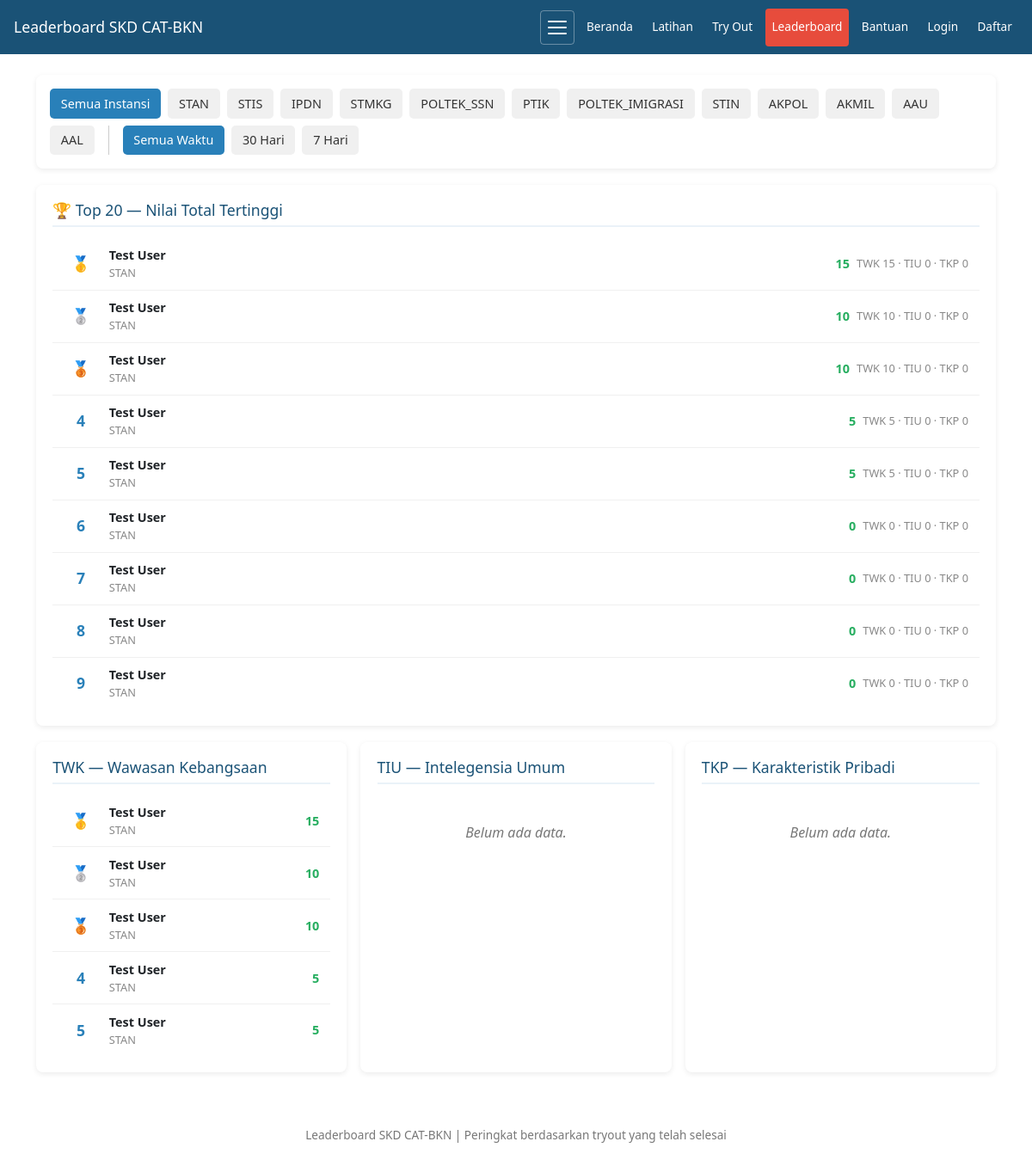
Before: /pages/leaderboard.php with the older database file.
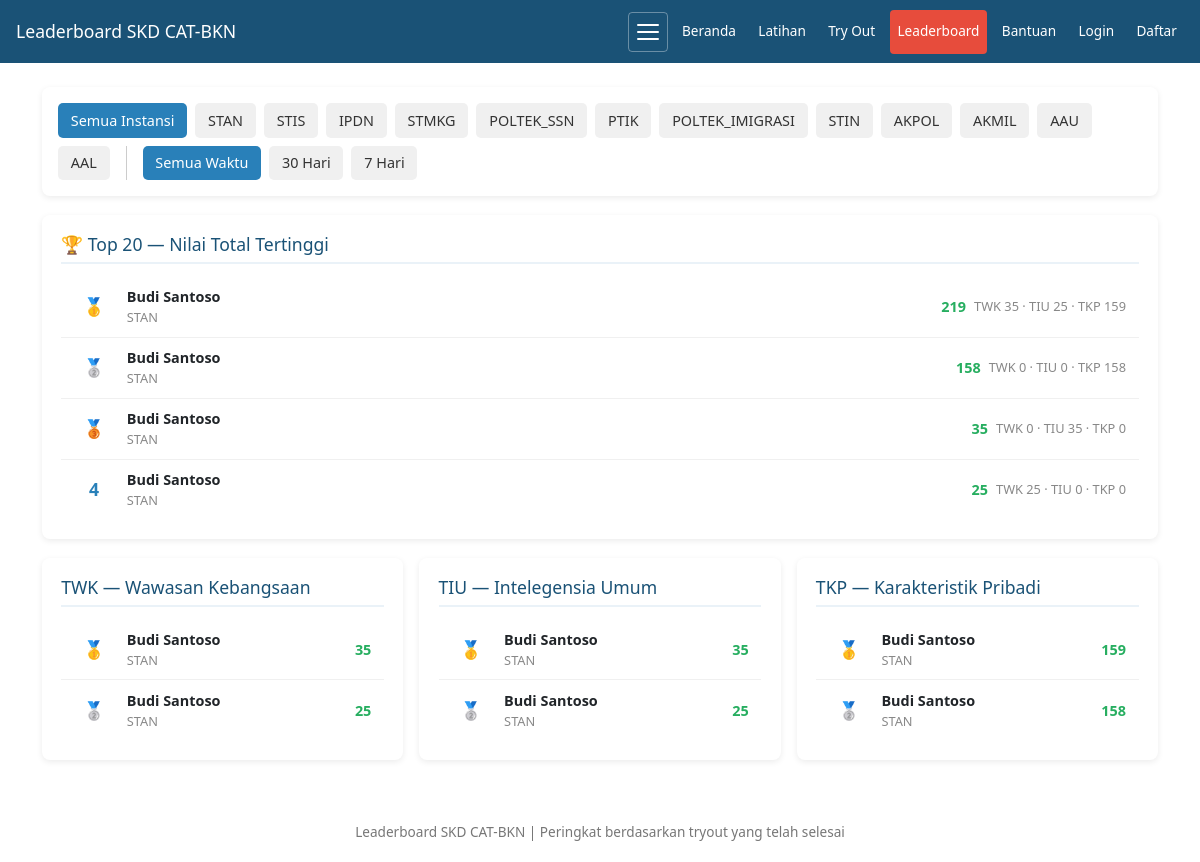
After: the same page with the newer database file.
### tables this page shows
CREATE TABLE `instansi` (
  `id` int(11) NOT NULL AUTO_INCREMENT,
  `kode` varchar(20) NOT NULL COMMENT 'Singkatan: STAN, STIS, IPDN, dll',
  `nama` varchar(100) NOT NULL COMMENT 'Nama lengkap instansi',
  `passing_twk` int(11) NOT NULL DEFAULT 65,
  `passing_tiu` int(11) NOT NULL DEFAULT 80,
  `passing_tkp` int(11) NOT NULL DEFAULT 126,
  `passing_total` int(11) NOT NULL DEFAULT 271,
  `deskripsi` text DEFAULT NULL COMMENT 'Info singkat instansi',
  `aktif` tinyint(1) DEFAULT 1,
  `urutan` int(11) DEFAULT 0,
  `created_at` timestamp NOT NULL DEFAULT current_timestamp(),
  PRIMARY KEY (`id`),
  UNIQUE KEY `unique_kode` (`kode`)
);

CREATE TABLE `tryout_sessions` (
  `id` int(11) NOT NULL AUTO_INCREMENT,
  `user_id` int(11) NOT NULL,
  `nama` varchar(100) NOT NULL,
  `durasi_tkp` int(11) DEFAULT 45,
  `durasi_tiu` int(11) DEFAULT 35,
  `durasi_twk` int(11) DEFAULT 30,
  `jumlah_tkp` int(11) DEFAULT 45,
  `jumlah_tiu` int(11) DEFAULT 35,
  `jumlah_twk` int(11) DEFAULT 30,
  `passing_tkp` int(11) DEFAULT 126,
  `passing_tiu` int(11) DEFAULT 80,
  `passing_twk` int(11) DEFAULT 65,
  `passing_total` int(11) DEFAULT 271,
  `waktu_mulai` datetime DEFAULT NULL,
  `waktu_selesai` datetime DEFAULT NULL,
  `nilai_tkp` int(11) DEFAULT 0,
  `nilai_tiu` int(11) DEFAULT 0,
  `nilai_twk` int(11) DEFAULT 0,
  `total_nilai` int(11) DEFAULT 0,
  `status` enum('berjalan','selesai','gagal') DEFAULT 'berjalan',
  `created_at` timestamp NOT NULL DEFAULT current_timestamp(),
  `strict_mode` tinyint(4) DEFAULT 0 COMMENT 'Strict mode: 1 = no back navigation, 0 = normal mode',
  `package_id` int(11) DEFAULT NULL COMMENT 'Reference to tryout_packages table',
  `pause_count` int(11) DEFAULT 0 COMMENT 'Number of times paused',
  `total_pause_seconds` int(11) DEFAULT 0 COMMENT 'Total paused time in seconds',
  `is_paused` tinyint(4) DEFAULT 0 COMMENT 'Currently paused: 1 = yes, 0 = no',
  `paused_at` timestamp NULL DEFAULT NULL COMMENT 'Timestamp when pause started',
  PRIMARY KEY (`id`),
  KEY `user_id` (`user_id`),
  KEY `package_id` (`package_id`),
  KEY `idx_tryout_sessions_user` (`user_id`),
  KEY `idx_tryout_sessions_status` (`status`),
  CONSTRAINT `tryout_sessions_ibfk_1` FOREIGN KEY (`user_id`) REFERENCES `users` (`id`) ON DELETE CASCADE,
  CONSTRAINT `tryout_sessions_ibfk_2` FOREIGN KEY (`package_id`) REFERENCES `tryout_packages` (`id`) ON DELETE SET NULL
);

CREATE TABLE `users` (
  `id` int(11) NOT NULL AUTO_INCREMENT,
  `nama` varchar(100) NOT NULL,
  `email` varchar(100) DEFAULT NULL COMMENT 'Email (deprecated, gunakan no_hp)',
  `instansi_pilihan` varchar(100) DEFAULT NULL,
  `created_at` timestamp NOT NULL DEFAULT current_timestamp(),
  `role` enum('admin','user') DEFAULT 'user',
  `status` enum('active','suspended','banned') DEFAULT 'active' COMMENT 'User account status',
  `suspended_at` timestamp NULL DEFAULT NULL COMMENT 'Timestamp when user was suspended',
  `suspended_reason` text DEFAULT NULL COMMENT 'Reason for suspension',
  `instansi_id` int(11) DEFAULT NULL,
  `password_hash` varchar(255) DEFAULT NULL,
  `failed_attempts` int(11) DEFAULT 0,
  `lockout_until` datetime DEFAULT NULL,
  `instansi` varchar(100) DEFAULT NULL,
  `no_hp` varchar(20) DEFAULT NULL COMMENT 'Nomor HP untuk login (08xx)',
  `sekolah_asal` varchar(100) DEFAULT NULL COMMENT 'Nama sekolah asal (SMA/SMK/MA)',
  `tahun_tamat` int(11) DEFAULT NULL COMMENT 'Tahun tamat sekolah',
  `foto_profil` varchar(255) DEFAULT NULL COMMENT 'Path to profile photo',
  `tanggal_lahir` date DEFAULT NULL COMMENT 'Tanggal lahir user',
  `jenis_kelamin` enum('L','P') DEFAULT NULL COMMENT 'Jenis kelamin: L=Laki-laki, P=Perempuan',
  `alamat` text DEFAULT NULL COMMENT 'Alamat lengkap user',
  `show_leaderboard` tinyint(1) DEFAULT 1 COMMENT 'Show profile in leaderboard: 1=show, 0=hide',
  `notification_preference` enum('push','browser','both','none') DEFAULT 'browser' COMMENT 'Preferensi notifikasi',
  `language` varchar(5) DEFAULT 'id' COMMENT 'Bahasa: id=en, en=english',
  `theme` varchar(10) DEFAULT 'light' COMMENT 'Tema: light/dark',
  `font_size` varchar(10) DEFAULT 'medium' COMMENT 'Ukuran font: small/medium/large',
  PRIMARY KEY (`id`),
  UNIQUE KEY `unique_no_hp` (`no_hp`),
  KEY `instansi_id` (`instansi_id`),
  KEY `idx_status` (`status`),
  CONSTRAINT `users_ibfk_1` FOREIGN KEY (`instansi_id`) REFERENCES `instansi` (`id`) ON DELETE SET NULL
);

### helpers.php (called while the page is built, shortened)
<?php
function e(string $text): string
{
    return htmlspecialchars($text, ENT_QUOTES, 'UTF-8');
}

### pages/leaderboard.php (the view, shortened to what this page needs)
<?php
require '../config.php';
require '../helpers.php';
$instansiList = $pdo->query("SELECT id, kode, nama FROM instansi WHERE aktif = 1 ORDER BY urutan, nama")->fetchAll();
$period = $_GET['period'] ?? 'all';
$instansiFilter = $_GET['instansi'] ?? '';
$where = "ts.status = 'selesai' AND (u.show_leaderboard = 1 OR u.show_leaderboard IS NULL)";
$params = [];
$sqlTotal = "
    SELECT
        u.id as user_id,
        u.nama, u.instansi,
        ts.total_nilai,
        ts.nilai_twk, ts.nilai_tiu, ts.nilai_tkp,
        ts.waktu_mulai
    FROM tryout_sessions ts
    JOIN users u ON ts.user_id = u.id
    WHERE $where
    ORDER BY ts.total_nilai DESC
    LIMIT 20
";
$totalStmt = $pdo->prepare($sqlTotal);
$totalStmt->execute($params);
$topTotal = $totalStmt->fetchAll();
$topSubtes = [];
foreach (['TWK','TIU','TKP'] as $s) {
    $col = "nilai_" . strtolower($s);
    $whereSubtes = "ts.status = 'selesai' AND ts.$col > 0 AND (u.show_leaderboard = 1 OR u.show_leaderboard IS NULL)";
    $paramsSubtes = [];
    $stmt = $pdo->prepare("
        SELECT u.nama, u.instansi, ts.$col as nilai, ts.waktu_mulai
        FROM tryout_sessions ts
        JOIN users u ON ts.user_id = u.id
        WHERE $whereSubtes
        ORDER BY ts.$col DESC
        LIMIT 10
    ");
    $stmt->execute($paramsSubtes);
    $topSubtes[$s] = $stmt->fetchAll();
}
?>
<!DOCTYPE html>
<html lang="id">
<head>
</head>
<body>
<?php $pageTitle = 'Leaderboard SKD CAT-BKN'; $activePage = 'leaderboard'; ?>
<?php require '../includes/navigation.php'; ?>
<div class="container" id="main-content">
<div class="filter-bar">
    <a href="?period=<?= $period ?>&instansi=" class="<?= !$instansiFilter?'active':'' ?>">Semua Instansi</a>
    <?php foreach ($instansiList as $i): ?>
    <a href="?period=<?= $period ?>&instansi=<?= $i['kode'] ?>" class="<?= $instansiFilter===$i['kode']?'active':'' ?>"><?= e($i['kode']) ?></a>
    <?php endforeach; ?>
    <a href="?period=all&instansi=<?= $instansiFilter ?>" class="<?= $period==='all'?'active':'' ?>">Semua Waktu</a>
    <a href="?period=month&instansi=<?= $instansiFilter ?>" class="<?= $period==='month'?'active':'' ?>">30 Hari</a>
    <a href="?period=week&instansi=<?= $instansiFilter ?>" class="<?= $period==='week'?'active':'' ?>">7 Hari</a>
</div>
<div class="section">
<h2>🏆 Top 20 — Nilai Total Tertinggi</h2>
<?php if (empty($topTotal)): ?>
<div class="empty">Belum ada data tryout yang selesai.</div>
<?php else: ?>
<?php foreach ($topTotal as $i => $r):
    $medal = '';
    if ($i === 0) $medal = '🥇';
    elseif ($i === 1) $medal = '🥈';
    elseif ($i === 2) $medal = '🥉';
    $badgeHtml = '';
?>
<div class="rank-row">
    <div class="rank-num"><?= $medal ?: ($i + 1) ?></div>
    <div class="rank-name">
        <div><strong><?= e($r['nama']) ?></strong><?= $badgeHtml ?></div>
        <div style="font-size:.8rem;color:#888"><?= e($r['instansi'] ?: '-') ?></div>
    </div>
    <div class="rank-score"><?= $r['total_nilai'] ?></div>
    <div class="rank-detail">TWK <?= $r['nilai_twk'] ?> · TIU <?= $r['nilai_tiu'] ?> · TKP <?= $r['nilai_tkp'] ?></div>
</div>
<?php endforeach; ?>
<?php endif; ?>
</div>
<div class="grid-3">
<?php foreach (['TWK'=>'Wawasan Kebangsaan','TIU'=>'Intelegensia Umum','TKP'=>'Karakteristik Pribadi'] as $sub => $label): ?>
<div class="section">
    <h2><?= $sub ?> — <?= $label ?></h2>
    <?php if (empty($topSubtes[$sub])): ?>
    <div class="empty">Belum ada data.</div>
    <?php else: ?>
    <?php foreach ($topSubtes[$sub] as $i => $r):
        $medal = '';
        if ($i === 0) $medal = '🥇';
        elseif ($i === 1) $medal = '🥈';
        elseif ($i === 2) $medal = '🥉';
    ?>
    <div class="rank-row">
        <div class="rank-num"><?= $medal ?: ($i + 1) ?></div>
        <div class="rank-name">
            <div><strong><?= e($r['nama']) ?></strong></div>
            <div style="font-size:.8rem;color:#888"><?= e($r['instansi'] ?: '-') ?></div>
        </div>
        <div class="rank-score"><?= $r['nilai'] ?></div>
    </div>
    <?php endforeach; ?>
    <?php endif; ?>
</div>
<?php endforeach; ?>
</div>
</div>
<div class="footer">
Leaderboard SKD CAT-BKN | Peringkat berdasarkan tryout yang telah selesai
</div>
</body>
</html>

### includes/navigation.php (shortened to what this page needs)
<?php
$pageTitle = $pageTitle ?? 'SKD CAT-BKN';
$activePage = $activePage ?? '';
$userId = $_SESSION['user_id'] ?? null;
$userRole = $_SESSION['role'] ?? '';
$basePath = '';
$apiPath = '/permen/api/';
function isActive($page, $active) {
    return $page === $active ? 'class="active"' : '';
}
?>
<?php
if (!defined('BOOTSTRAP_LOADED')) {
    echo '<link rel="stylesheet" href="/permen/assets/css/bootstrap.min.css">';
    echo '<link rel="stylesheet" href="/permen/assets/css/bootstrap-icons.min.css">';
}
?>
<div class="header" role="banner">
  <h1><?= $pageTitle ?></h1>
  <div class="nav-utils">
    <button class="nav-hamburger" id="navHamburger" aria-expanded="false" aria-controls="navMenu" aria-label="Buka menu navigasi">
      <span></span><span></span><span></span>
    </button>
  </div>
  <nav id="navMenu" class="nav-menu" role="navigation" aria-label="Main navigation">
    <?php if ($userRole === 'admin'): ?>
    <a href="<?= $basePath ?>index.php" <?= isActive('beranda', $activePage) ?> role="menuitem">Beranda</a>
    <a href="<?= $basePath ?>admin_dashboard.php" <?= isActive('admin_dashboard', $activePage) ?> role="menuitem">Dashboard</a>
    <a href="<?= $basePath ?>admin_scheduled_tryouts.php" <?= isActive('admin_scheduled_tryouts', $activePage) ?> role="menuitem">Scheduled Tryout</a>
    <a href="<?= $basePath ?>latihan.php" <?= isActive('latihan', $activePage) ?> role="menuitem">Latihan</a>
    <a href="<?= $basePath ?>tryout.php" <?= isActive('tryout', $activePage) ?> role="menuitem">Try Out</a>
    <a href="<?= $basePath ?>leaderboard.php" <?= isActive('leaderboard', $activePage) ?> role="menuitem">Leaderboard</a>
    <a href="<?= $basePath ?>feedback.php" <?= isActive('feedback', $activePage) ?> role="menuitem">Feedback</a>
    <a href="<?= $basePath ?>help.php" <?= isActive('help', $activePage) ?> role="menuitem">Bantuan</a>
    <a href="<?= $apiPath ?>logout.php" role="menuitem">Logout</a>
    <?php else: ?>
    <a href="<?= $basePath ?>index.php" <?= isActive('beranda', $activePage) ?> role="menuitem">Beranda</a>
    <a href="<?= $basePath ?>latihan.php" <?= isActive('latihan', $activePage) ?> role="menuitem">Latihan</a>
    <a href="<?= $basePath ?>tryout.php" <?= isActive('tryout', $activePage) ?> role="menuitem">Try Out</a>
    <a href="<?= $basePath ?>leaderboard.php" <?= isActive('leaderboard', $activePage) ?> role="menuitem">Leaderboard</a>
    <a href="<?= $basePath ?>help.php" <?= isActive('help', $activePage) ?> role="menuitem">Bantuan</a>
    <a href="<?= $basePath ?>login.php" role="menuitem">Login</a>
    <a href="<?= $basePath ?>register.php" role="menuitem">Daftar</a>
    <?php endif; ?>
  </nav>
</div>

### pages/leaderboard.php (style rules this page uses)
* { box-sizing:border-box;margin:0;padding:0 }
body { font-family:'Segoe UI',Arial,sans-serif;background:#f5f7fa;color:#222;line-height:1.6 }
.header { background:#1a5276;color:#fff;padding:.8rem 1rem;display:flex;justify-content:space-between;align-items:center;flex-wrap:wrap;gap:.4rem }
.header h1 { font-size:1.1rem }
.header a { color:#fff;text-decoration:none;font-size:.85rem }
.container { max-width:900px;margin:1.5rem auto;padding:0 1rem }
.filter-bar { background:#fff;border-radius:8px;padding:1rem;box-shadow:0 2px 6px rgba(0,0,0,.08);margin-bottom:1.2rem;display:flex;gap:.5rem;flex-wrap:wrap }
.filter-bar a { display:inline-block;padding:.4rem .8rem;border-radius:5px;text-decoration:none;font-size:.9rem;color:#333;background:#f0f0f0 }
.filter-bar a.active { background:#2980b9;color:#fff }
.section { background:#fff;border-radius:8px;padding:1.2rem;box-shadow:0 2px 6px rgba(0,0,0,.08);margin-bottom:1.2rem }
.section h2 { color:#1a5276;font-size:1.1rem;margin-bottom:.8rem;border-bottom:2px solid #eaf2f8;padding-bottom:.4rem }
.rank-row { display:flex;align-items:center;padding:.6rem .8rem;border-bottom:1px solid #f0f0f0;font-size:.9rem }
.rank-row:last-child { border-bottom:none }
.rank-num { width:40px;font-weight:bold;color:#2980b9;font-size:1.1rem;text-align:center }
.rank-name { flex:1;padding:0 .8rem }
.rank-score { font-weight:bold;color:#27ae60;min-width:60px;text-align:right }
.rank-detail { color:#888;font-size:.8rem;margin-left:auto;padding-left:.5rem }
.grid-3 { display:grid;grid-template-columns:repeat(auto-fit,minmax(260px,1fr));gap:1rem }
.footer { text-align:center;padding:1.2rem;color:#777;font-size:.85rem;margin-top:1.5rem }
.empty { color:#777;font-style:italic;text-align:center;padding:2rem }

### includes/navigation.php (style rules this page uses)
.header { background:#1a5276;color:#fff;padding:.6rem 1rem;display:flex;justify-content:space-between;align-items:center;position:relative;z-index:100 }
.header h1 { font-size:1.1rem;white-space:nowrap;margin:0;flex:1 }
.nav-utils { display:flex;align-items:center;gap:.3rem }
.nav-utils button { background:none;border:1px solid rgba(255,255,255,.35);color:#fff;border-radius:4px;cursor:pointer;min-height:40px;min-width:40px;font-size:1rem;display:inline-flex;align-items:center;justify-content:center }
.nav-hamburger { display:none;flex-direction:column;justify-content:center;gap:5px;background:none;border:1px solid rgba(255,255,255,.4);border-radius:4px;padding:.4rem .5rem;cursor:pointer;min-height:44px;min-width:44px;align-items:center }
.nav-hamburger span { display:block;width:22px;height:2px;background:#fff;border-radius:2px;transition:transform .25s,opacity .25s }
.nav-menu { display:flex;align-items:center;gap:.2rem .5rem;flex-wrap:wrap }
.nav-menu a { color:#fff;text-decoration:none;font-size:.85rem;white-space:nowrap;min-height:44px;min-width:44px;display:inline-flex;align-items:center;padding:0 .45rem;border-radius:4px;transition:background .15s }
.nav-menu a.active { background:#e74c3c }

Changed rows visible on the page:
removed tryout_sessions: i "🥇", user.nama "Test User", user.instansi "STAN", total_nilai "15", nilai_twk "15", nilai_tiu "0", nilai_tkp "0"
removed tryout_sessions: i "🥈", user.nama "Test User", user.instansi "STAN", total_nilai "10", nilai_twk "10", nilai_tiu "0", nilai_tkp "0"
removed tryout_sessions: i "🥉", user.nama "Test User", user.instansi "STAN", total_nilai "10", nilai_twk "10", nilai_tiu "0", nilai_tkp "0"
removed tryout_sessions: i "4", user.nama "Test User", user.instansi "STAN", total_nilai "5", nilai_twk "5", nilai_tiu "0", nilai_tkp "0"
removed tryout_sessions: i "5", user.nama "Test User", user.instansi "STAN", total_nilai "5", nilai_twk "5", nilai_tiu "0", nilai_tkp "0"
removed tryout_sessions: i "6", user.nama "Test User", user.instansi "STAN", total_nilai "0", nilai_twk "0", nilai_tiu "0", nilai_tkp "0", shown under "🏆 Top 20 — Nilai Total Tertinggi"
removed tryout_sessions: i "7", user.nama "Test User", user.instansi "STAN", total_nilai "0", nilai_twk "0", nilai_tiu "0", nilai_tkp "0", shown under "🏆 Top 20 — Nilai Total Tertinggi"
removed tryout_sessions: i "8", user.nama "Test User", user.instansi "STAN", total_nilai "0", nilai_twk "0", nilai_tiu "0", nilai_tkp "0", shown under "🏆 Top 20 — Nilai Total Tertinggi"
removed tryout_sessions: i "9", user.nama "Test User", user.instansi "STAN", total_nilai "0", nilai_twk "0", nilai_tiu "0", nilai_tkp "0", shown under "🏆 Top 20 — Nilai Total Tertinggi"
added tryout_sessions: i "🥇", user.nama "Budi Santoso", user.instansi "STAN", total_nilai "219", nilai_twk "35", nilai_tiu "25", nilai_tkp "159", i "🥈"
added tryout_sessions: i "🥈", user.nama "Budi Santoso", user.instansi "STAN", total_nilai "158", nilai_twk "0", nilai_tiu "0", nilai_tkp "158"
added tryout_sessions: i "🥉", user.nama "Budi Santoso", user.instansi "STAN", total_nilai "35", nilai_twk "0", nilai_tiu "35", nilai_tkp "0", i "🥇"
added tryout_sessions: i "4", user.nama "Budi Santoso", user.instansi "STAN", total_nilai "25", nilai_twk "25", nilai_tiu "0", nilai_tkp "0", i "🥈"
Other visible differences:
list line gone: "Belum ada data."
